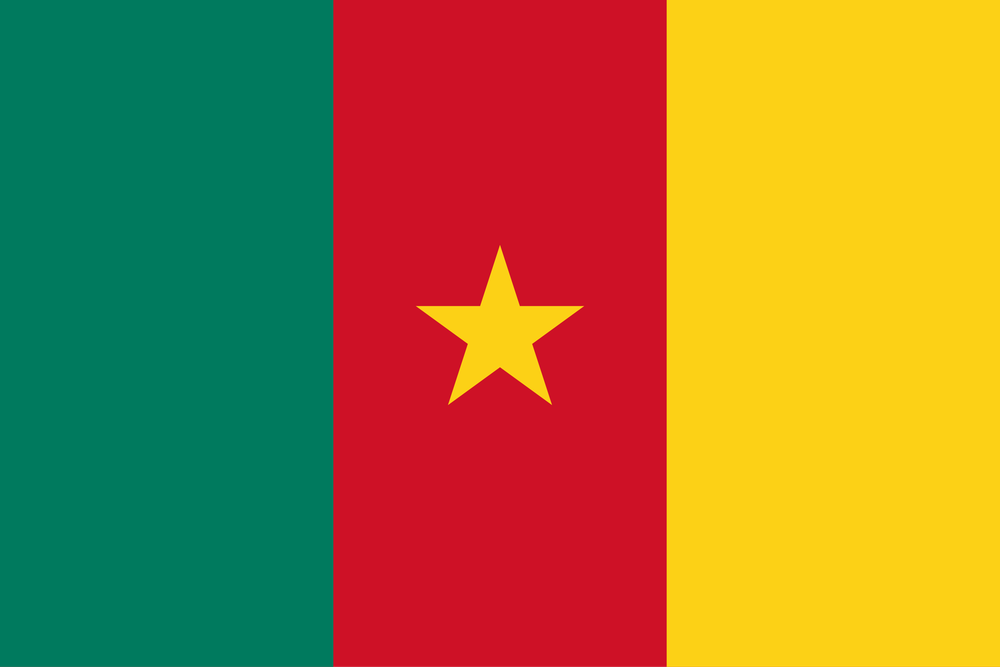
#> input picture entree/henri1.png, 1000 x 667 px, shrunk from 2560 x 1707 before the run, found by its file name
$ python tp4_dft_2d.py
#> lines starting #> are read from the running program, lines starting #| are printed output that depends on the picture
"""
2D DFT.
"""
import numpy as np
from PIL import Image
import matplotlib.pyplot as plt
import os


output_dir = 'Chap4/sortie'
if not os.path.exists(output_dir):
    os.makedirs(output_dir)

def dft1d(signal):
    N = len(signal)
    F = np.zeros(N, dtype=complex)

    for u in range(N):
        for k in range(N):
            F[u] += signal[k] * np.exp(-2j * np.pi * u * k / N)
    return F


img = Image.open('entree/henri1.png').convert('L')
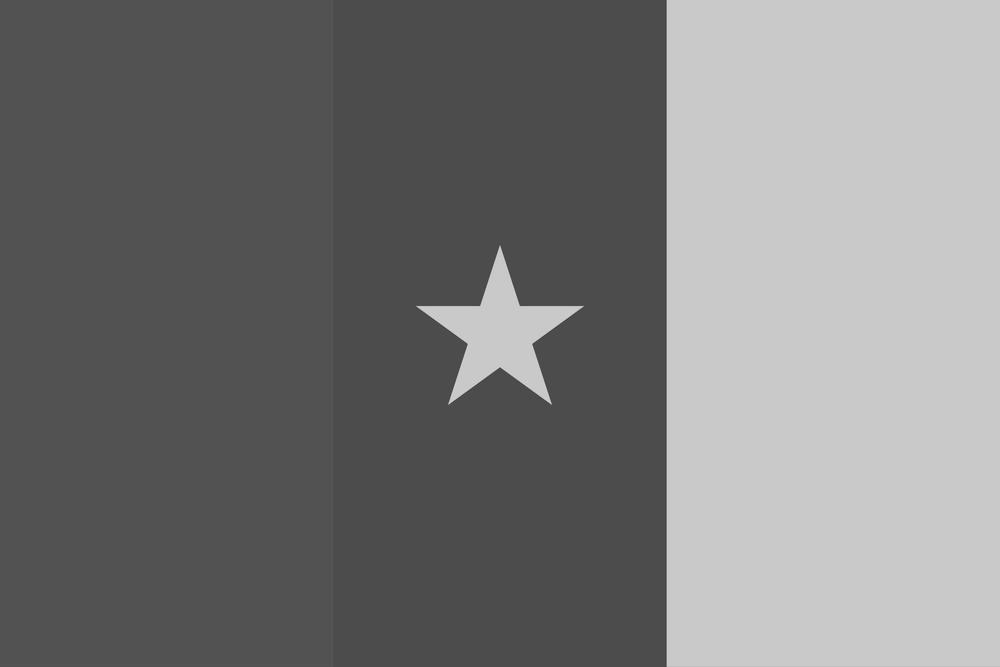
#> img: PIL image 1000x667 L; min 65, max 211, mean 121.3
img_array = np.array(img)


patch = img_array[:64, :64]
#> patch: shape (64, 64); every value is 82
H, W = patch.shape
#> H = 64; W = 64

print(f"Computing 2D DFT on {H}x{W} patch. This will take a moment...")
#> (printed output is left out)


dft_rows = np.zeros((H, W), dtype=complex)
for i in range(H):
    dft_rows[i, :] = dft1d(patch[i, :])


dft_2d = np.zeros((H, W), dtype=complex)
for j in range(W):
    dft_2d[:, j] = dft1d(dft_rows[:, j])


mag = np.log(1 + np.abs(dft_2d))
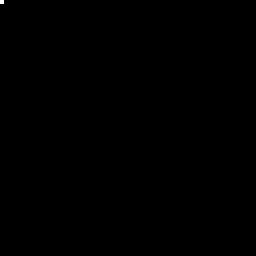
#> mag: shape (64, 64) float64 (shown 4 times larger); min 0, max 12.72, mean 0.00311; drawn with min black and max white


output_path = os.path.join(output_dir, 'output_tp4_dft_2d.png')
plt.imsave(output_path, mag, cmap='gray')


plt.figure(figsize=(12, 6))

plt.subplot(1, 2, 1)
plt.imshow(patch, cmap='gray')
plt.title(f'Original Patch ({H}x{W})')
plt.axis('off')

plt.subplot(1, 2, 2)
plt.imshow(mag, cmap='gray')
plt.title('2D DFT Log-Magnitude Spectrum')
plt.axis('off')

plt.suptitle('TP4: 2D Discrete Fourier Transform')
plt.tight_layout()
plt.show()
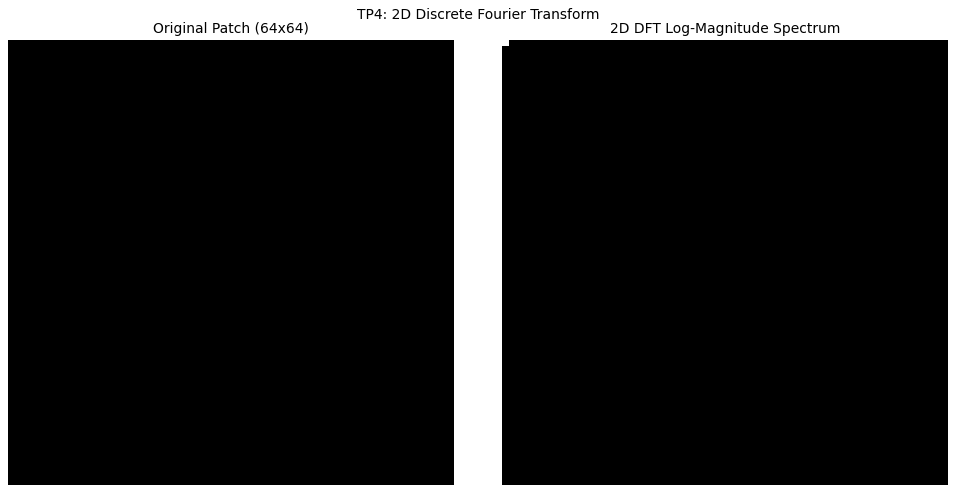
#> figure drawn by matplotlib, 2 panels

$ run again, with entree/henri2.png copied over entree/henri1.png
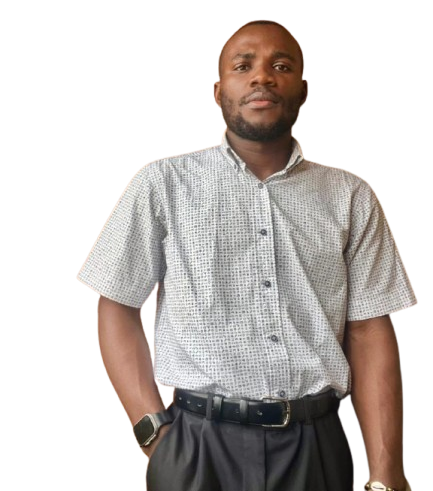
#> input picture entree/henri2.png, 433 x 491 px, found by its file name
#> `img = Image.open('entree/henri1.png').convert('L')`:
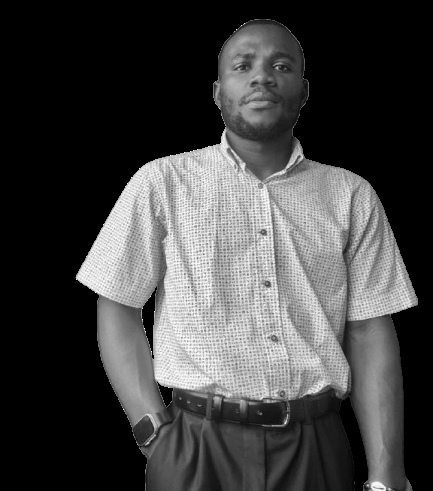
#> img: PIL image 433x491 L; min 0, max 255, mean 66.9
#> patch: shape (64, 64); every value is 0
#> (printed output is left out)
#> mag: shape (64, 64) float64; every value is 0

$ run again, with entree/henri3.png copied over entree/henri1.png
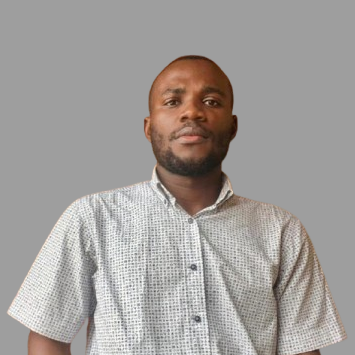
#> input picture entree/henri3.png, 355 x 355 px, found by its file name
#> `img = Image.open('entree/henri1.png').convert('L')`:
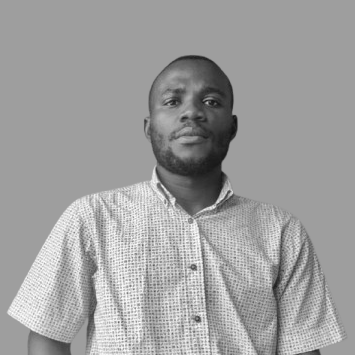
#> img: PIL image 355x355 L; min 17, max 255, mean 159.3
#> patch: shape (64, 64); every value is 158
#> (printed output is left out)
